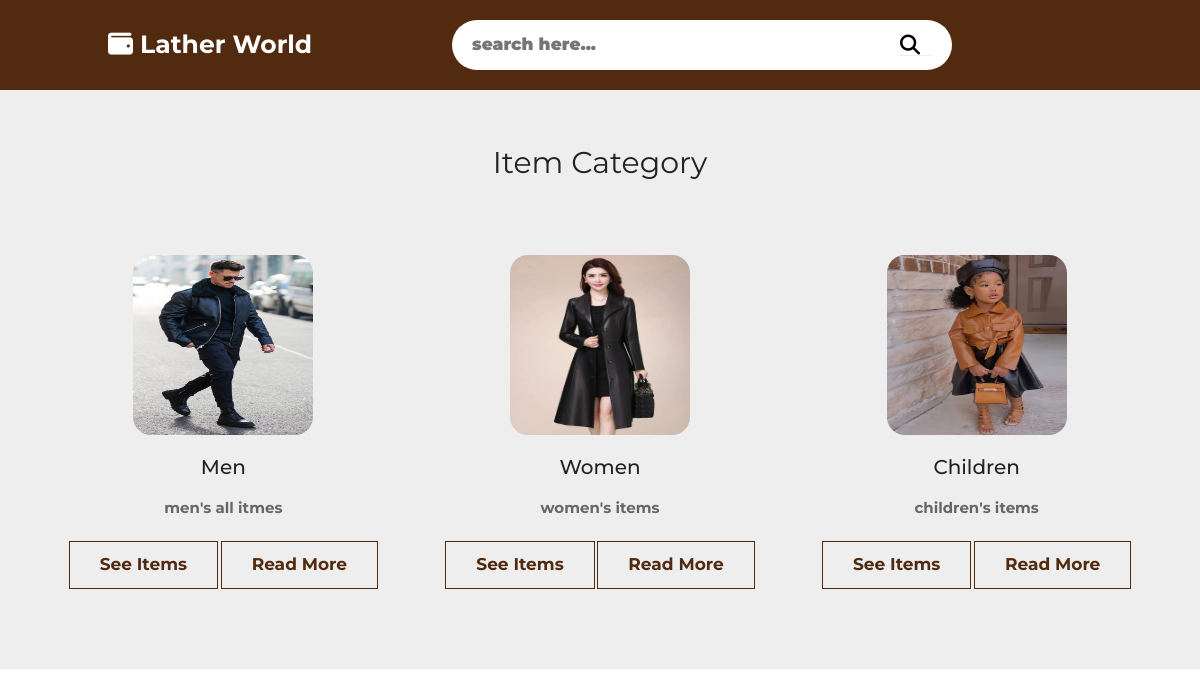
Page /item_category_list/ on the committed database.
### Brewer_Cafe_And_Restro/models.py (models this page shows, shortened)
class ItemCategory(models.Model):
    iditem_category = models.AutoField(primary_key=True)
    item_category_name = models.CharField(max_length=60)
    slug = models.SlugField(max_length=250,null=True,blank=True)
    item_category_description = models.CharField(max_length=1000)
    item_category_image = models.ImageField(upload_to="media/item_Category/",null=True,blank=True)
    restaurant_idrestaurant = models.ForeignKey(Restaurant, on_delete=models.SET_NULL, null=True, db_column='restaurant_idrestaurant')
    class Meta:
        managed = True
        db_table = 'item_category'

### Brewer_Cafe_And_Restro/views.py (the view)
# urls.py: path('item_category_list/',views.CategoryListView.as_view(),name='item_category_list'),
class CategoryListView(ListView):
    model = ItemCategory
    template_name = 'itemcategory_list.html'
    queryset = ItemCategory.objects.all()
    def get_queryset(self):
        q = self.request.GET.get('q')
        if q:
            object_list = self.model.objects.filter(Q(item_category_name__icontains=q) | Q(item_category_description__icontains=q))
        else:
            object_list = self.model.objects.all()
        return object_list

### templates/itemcategory_list.html (shortened to what this page needs)
<!DOCTYPE html>
<html lang="en">
<head>
    {% load static %}
    <link rel="stylesheet" href="https://cdnjs.cloudflare.com/ajax/libs/font-awesome/6.2.1/css/all.min.css">
    <link rel="stylesheet" href="https://cdnjs.cloudflare.com/ajax/libs/bootstrap/4.6.1/css/bootstrap.min.css">
    <link rel="stylesheet" href="https://unicons.iconscout.com/release/v4.0.0/css/line.css">
    <link rel="stylesheet" href="{% static '/css/item_category.css' %}">
</head>
<body>
<header class="header">
    <a href="#" class="logo"><i class="fas fa-wallet"></i> Lather World</a>
    <form action="" class="search-form">
        <input type="text" id="search-box" name="q" placeholder="search here..." value="{{request.GET.q}}">
        <button title="search"><i class="fas fa-search" style="background: white;font-size: 2rem;padding-right: 12px;"></i></button>
    </form>
</header>
<section class="menu" id="menu">
    <div class="heading">Item Category</div>
    <div class="container box-container">
        {% for object in object_list %}
        <div class="box">
            <img src="{{object.item_category_image.url}}" alt="">
            <h3>{{object.item_category_name}}</h3>
            <p>{{object.item_category_description}}</p>
            <a href="{% url 'item' object.slug %}" class="link-btn">See Items</a>
            <a href="#" class="link-btn">Read More</a>
        </div>
        {% endfor %}
    </div>
</section>
</body>
</html>

### static/css/item_category.css (style rules this page uses)
* { font-family: "Montserrat", sans-serif; margin: 0; padding: 0; box-sizing: border-box; outline: none; border: none; text-decoration: none !important; transition: all 0.2s linear; }
html { font-size: 62.5%; overflow-x: hidden; scroll-behavior: smooth; scroll-padding-top: 6rem; }
section { padding: 5rem 1rem; }
.link-btn { margin-top: 1rem; padding: 1rem 3rem; display: inline-block; border: 0.1rem solid #512a10; color: #512a10; background: none; cursor: pointer; font-size: 1.7rem; font-weight: bolder; }
.heading { text-align: center; margin-bottom: 4rem; font-size: 3rem; text-transform: capitalize; color: #222; }
.header { position: -webkit-sticky; position: sticky; top: 0; left: 0; right: 0; z-index: 1000; background: #512a10; display: flex; align-items: center; justify-content: space-between; padding: 2rem 9%; }
.header .logo { font-size: 2.5rem; color: #fff; font-weight: bolder; }
.header .logo i { color: #fff; }
.header .search-form { border-radius: 5rem; height: 5rem; width: 50rem; padding: 0 2rem; display: flex; align-items: center; background: #fff; }
.header .search-form input { width: 100%; padding-right: 1rem; font-size: 1.7rem; font-weight: bolder; text-transform: none; color: #666; }
.header .search-form input::placeholder { font-weight: bolder; }
.menu { background: #eee; }
.menu .box-container { display: grid; grid-template-columns: repeat(auto-fit, minmax(30rem, 1fr)); gap: 2rem; }
.menu .box-container .box { text-align: center; padding: 3rem 2rem; border-radius: 0.5rem; }
.menu .box-container .box img { height: 180px; border-radius: 10%; width: 180px; margin-bottom: 2rem; }
.menu .box-container .box h3 { font-size: 2rem; text-transform: capitalize; color: #222; }
.menu .box-container .box p { padding: 1rem 0; font-size: 1.5rem; font-weight: bolder; line-height: 1.8; color: #666; margin-bottom: 0; }

### rows in the picture
ItemCategory: item_category_image (picture), item_category_name "Men", item_category_description "men's all itmes"
ItemCategory: item_category_image (picture), item_category_name "Women", item_category_description "women's items"
ItemCategory: item_category_image (picture), item_category_name "Children", item_category_description "children's items"
